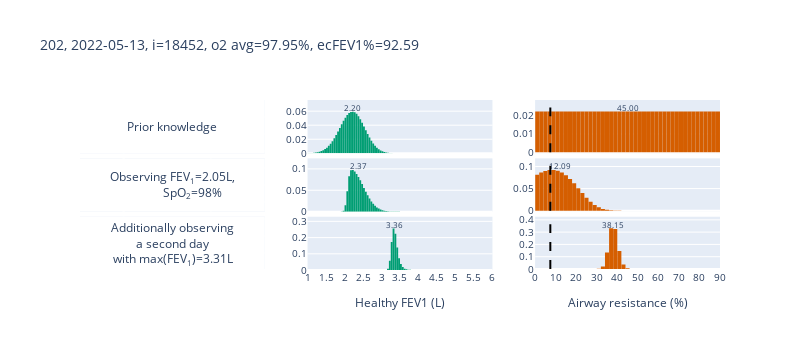
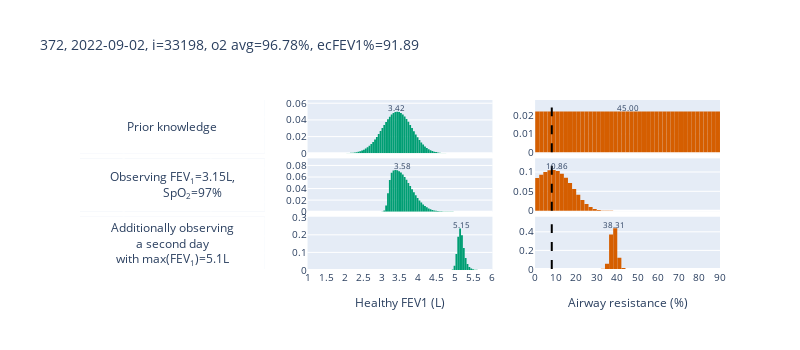
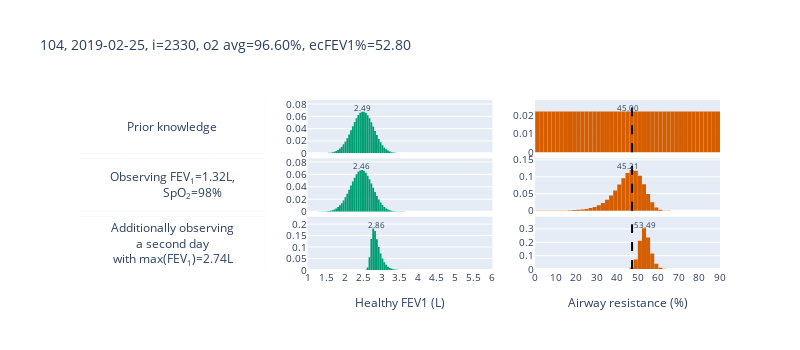
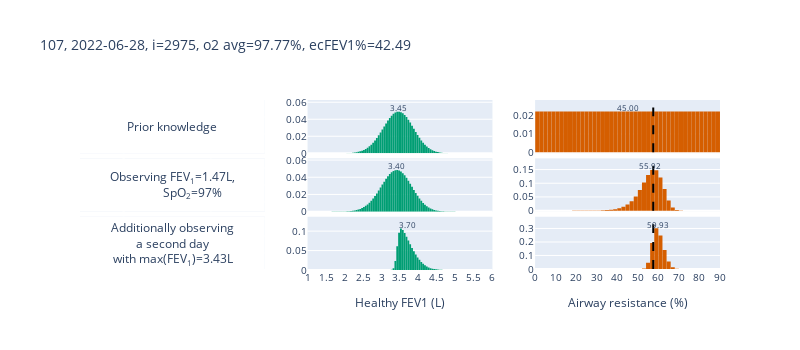

The notebook cell saved with these charts, in order:
### Code cell
# i = 2955
# fev1 and o2: see impact of very low o2
# Impact of min o2 shouldn't get propagated back to hfev1 because it's more due to sudden infection rather than permanent lung damage
# indices = [6311, 35304]
# However, avg o2 is low (or max o2) is relevant. -  Avg o2 sat < 94, min ecfev1, > 30 datapoints
# indices = [35294]
# Unexpectedly small lungs. Below 30% of ecFE1%Predicted (life threatening), expects lower max o2, hence healthy oxygenation must be due to smaller lungs. Ex: o2 = 100, min and max ecfev1.
# → use app
# Exclude o2 from longitudinal model due to calibration issues

# Shared hfev1/ar uncertainty: small healthy lungs or big lungs with disease
# Unexpectedly big lungs with disease: high fev1 % pred delta (benefit of 2nd day)
indices = [18452, 33198, 2330, 2975, 18430]
# Unexpectedly small lungs: low fev1 % pred but no permanent lung damage (high fef2575%fev1) → show without fef2575 then with

# Super high fev1
# indices = [37113]

# indices = [19804]

for i in indices:
    print(i)
    id = df.loc[i, "ID"]
    (
        _,
        inf_alg,
        HFEV1,
        uFEV1,
        ecFEV1,
        AR,
        HO2Sat,
        O2SatFFA,
        IA,
        UO2Sat,
        O2Sat,
        ecFEF2575prctecFEV1,
    ) = mb.o2sat_fev1_fef2575_point_in_time_model_noise_shared_healthy_vars(
        df_res.iloc[i].Height,
        df_res.iloc[i].Age,
        df_res.iloc[i].Sex,
        ia_prior="uniform",
        ar_prior="uniform",
        ecfev1_noise_model_cpt_suffix="_std_add_mult_ecfev1",
        ar_fef2575_cpt_suffix="_ecfev1_2_days_model_add_mult_noise",
    )

    max_row = 3

    fig = make_subplots(
        rows=max_row,
        cols=3,
        shared_xaxes=True,
        vertical_spacing=0.03,
    )
    first_data_col = 2

    def add_fev1_prct_pred_line(fig, val, y_max, row, col):
        fig.add_shape(
            type="line",
            # opacity=0.1,
            x0=val,
            y0=0,
            x1=val,
            y1=y_max * 1.1,
            line=dict(color="black", width=2, dash="dash"),
            # fillcolor="red",
            # line_width=0,
            row=row,
            col=col,
        )
        return -1

    def add_hists(fig, hfev1_col, ar_col, i, row):
        ih.plot_histogram(
            fig,
            HFEV1,
            df_res.loc[i, hfev1_col],
            HFEV1.a,
            HFEV1.b,
            row,
            first_data_col,
            f"{HFEV1.name}" if row == max_row else "",
            "#009e73",
        )
        ih.plot_histogram(
            fig,
            AR,
            df_res.loc[i, ar_col],
            AR.a,
            AR.b,
            row,
            first_data_col + 1,
            f"{AR.name}" if row == max_row else "",
            "#d55e00",
            clean_ticks=True,
        )
        add_fev1_prct_pred_line(
            fig,
            max(100 - df_res.loc[i, "ecFEV1 % Predicted"], 0),
            max(df_res.loc[i, ar_col]),
            row,
            first_data_col + 1,
        )

    ih.plot_histogram(
        fig,
        HFEV1,
        HFEV1.cpt,
        HFEV1.a,
        HFEV1.b,
        1,
        first_data_col,
        # HFEV1.name + " prior",
        "",
        "#009e73",
    )
    ih.plot_histogram(
        fig,
        AR,
        AR.cpt,
        AR.a,
        AR.b,
        1,
        first_data_col + 1,
        # AR.name + " prior",
        "",
        "#d55e00",
        clean_ticks=True,
    )
    add_fev1_prct_pred_line(
        fig,
        max(100 - df_res.loc[i, "ecFEV1 % Predicted"], 0),
        max(AR.cpt),
        1,
        first_data_col + 1,
    )

    def add_text_box(fig, text, row, col):
        # Get the subplot's domain coordinates
        x_domain = fig.get_subplot(row, col).xaxis.domain
        y_domain = fig.get_subplot(row, col).yaxis.domain
        # print(x_domain, y_domain)

        # Add rectangle
        fig.add_shape(
            type="rect",
            x0=x_domain[0] - 2.5,
            x1=x_domain[1] * 28,
            y0=y_domain[0],
            y1=y_domain[1],
            line=dict(color="black", width=0),
            fillcolor="white",
            xref="paper",
            yref="paper",
            row=row,
            col=col,
        )

        fig.update_yaxes(showticklabels=False, row=row, col=col)
        fig.update_xaxes(showticklabels=False, row=row, col=col)

        # Add text
        fig.add_annotation(
            x=x_domain[1] + 2.5,  # center x
            y=(y_domain[0] + y_domain[1]) / 2,  # center y
            text=text,
            showarrow=False,
            font=dict(size=12),
            xref="paper",
            yref="paper",
            xanchor="center",
            yanchor="middle",
            row=row,
            col=col,
        )

    add_hists(fig, "HFEV1_fev1", "AR_fev1", i, 2)
    add_hists(fig, "HFEV1_fev1_o2_2d", "AR_fev1_o2_2d", i, 3)
    # add_hists(fig, "HFEV1_fev1_o2_fef2575_2d", "AR_fev1_o2_fef2575_2d", i, 3)

    add_text_box(fig, text="Prior knowledge", row=1, col=1)
    add_text_box(
        fig,
        text=f"Observing FEV<sub>1</sub>={df.loc[i, 'ecFEV1']}L,<br>             SpO<sub>2</sub>={df.loc[i, 'O2 Saturation']}%",
        row=2,
        col=1,
    )
    max_fev1 = df[df.ID == df.loc[i, "ID"]]["ecFEV1"].max()
    add_text_box(
        fig,
        text=f"Additionally observing<br>a second day<br>with max(FEV<sub>1</sub>)={max_fev1}L",
        row=3,
        col=1,
    )
    # add_text_box(
    #     fig,
    #     text=f"Additionally observing<br>FEV<sub>25-75</sub> in % of FEV<sub>1</sub>={df.loc[i, 'ecFEF2575%ecFEV1']:.0f}%",
    #     row=3,
    #     col=1,
    # )

    title = f"{id}, {df_res.loc[i, 'Date Recorded']}, i={i}, o2 avg={df_res.loc[i, 'Avg O2 saturation']:.2f}%, ecFEV1%={df_res.loc[i, 'ecFEV1 % Predicted']:.2f}"
    print(title)

    fig.update_layout(
        showlegend=False,
        height=350,
        width=800,
        font=dict(size=10),
        bargap=0.01,
        title=title,
        # margin=dict(l=20, r=20, b=20, t=20),
    )

    fig.show()
    fig.write_image(f"{dh.get_path_to_main()}PlotsBreathe/Narrowing_in/{title}.pdf")
